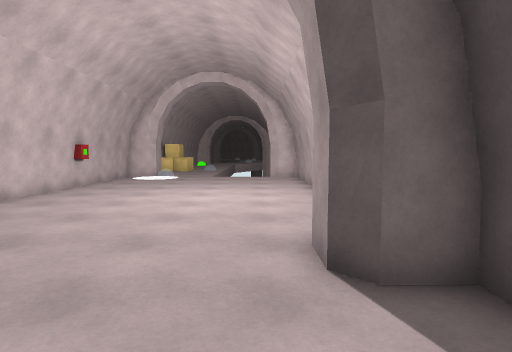
view 1 (above)

14 first-person views from a walk through a Unity game level. The camera is 1.4 m above the floor, tilts 4° down and sees 75° across. The floor is counted in squares, 1 m on a side. Each view is taken from the middle of a square. On the plan, view 1 faces up. The plan holds only what a view shows up to about 15 squares ahead; the rest is blank. The place goes on beyond the plan. The player is left out. Surface patterns are stand-ins for the level's own textures.

view 2
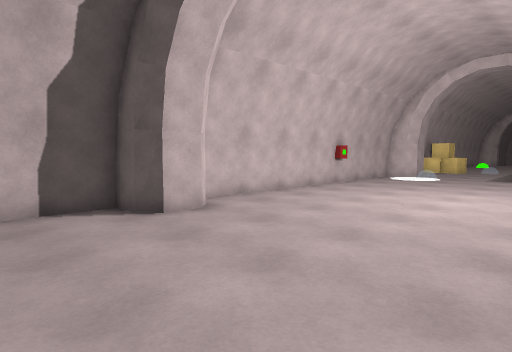

view 3
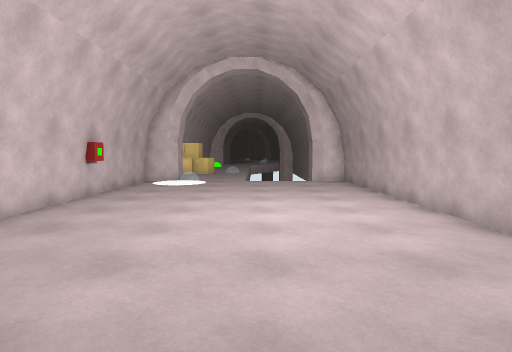

view 4
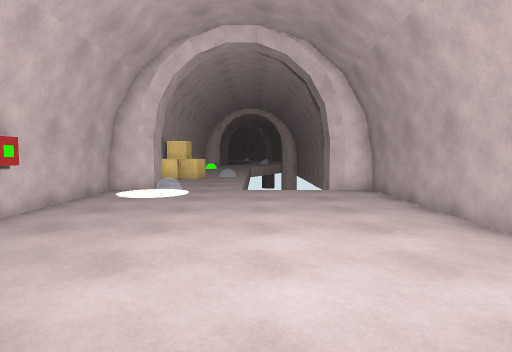

view 5
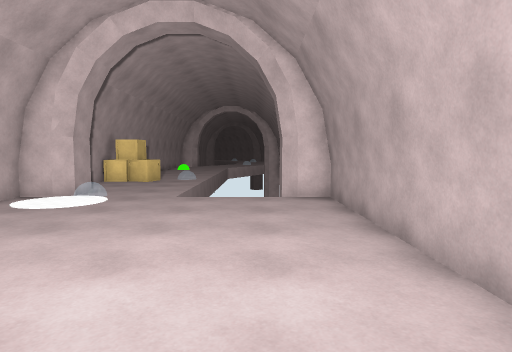

view 6
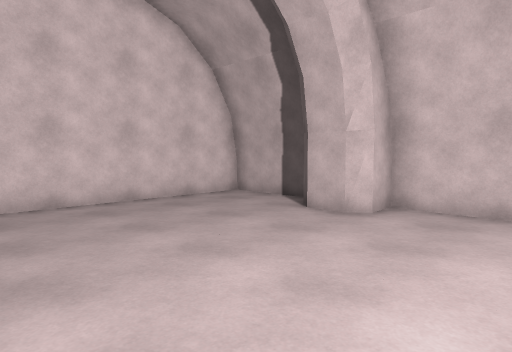

view 7
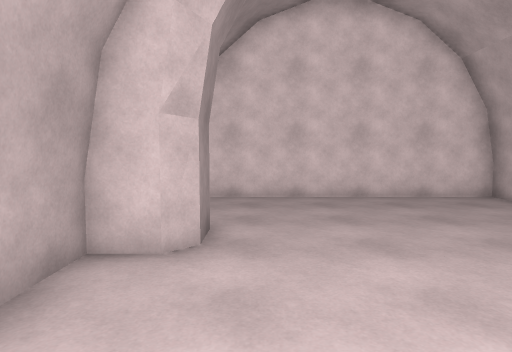

view 8
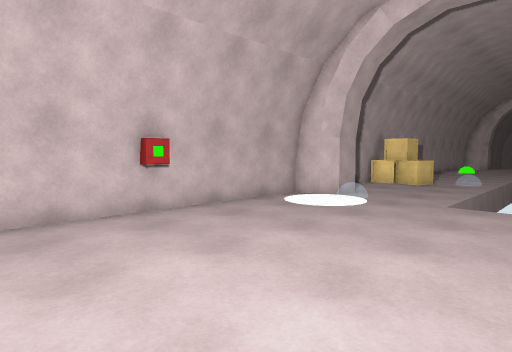

view 9
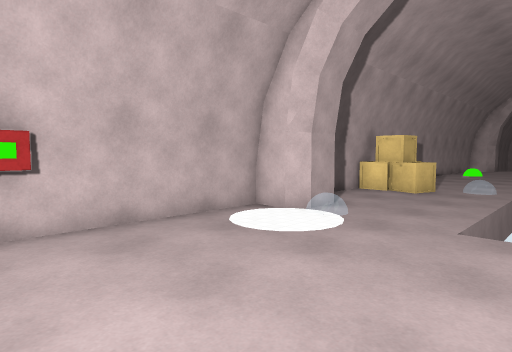

view 10
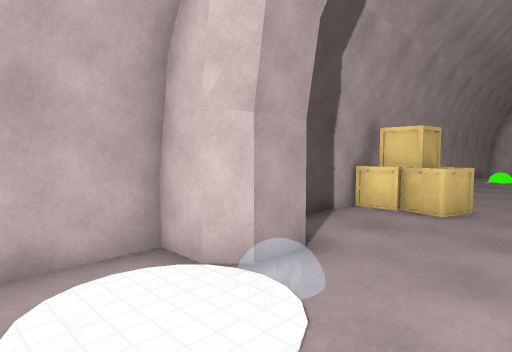

view 11
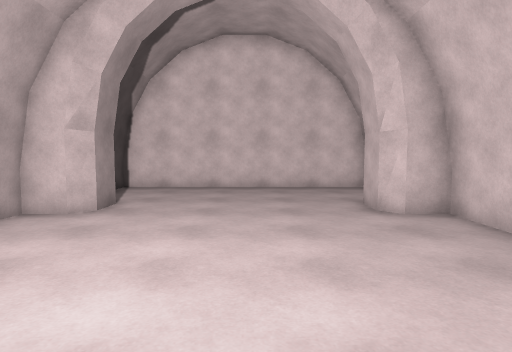

view 12
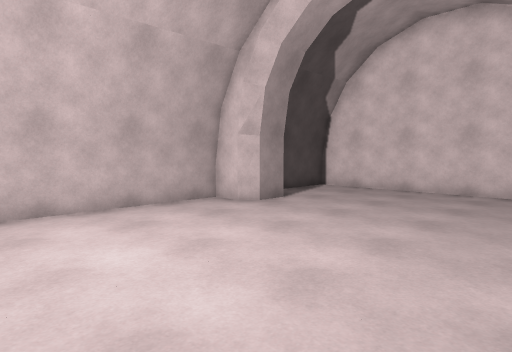

view 13
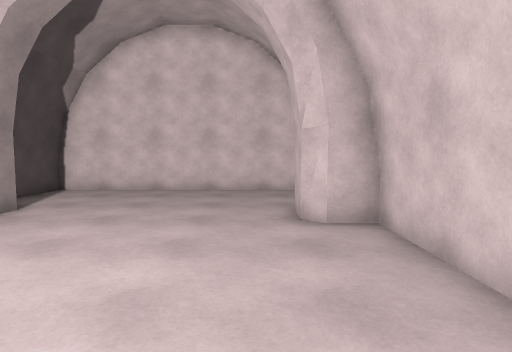

view 14
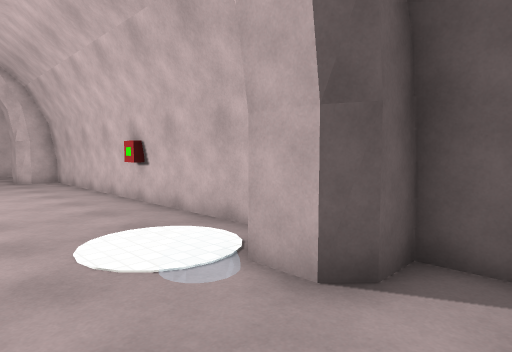

### Floor plan
Points are (right, up) in squares from view 1. A wall is a line through its corners. A room is listed if a view was taken in it or the views show most of it. See-through windows are left out.
Room 1 (views 1, 2, 3, 4, 5, 6, 7, 8, 9, 10, 11, 12, 13, 14)
walls: (-7.4, 24.5) (-7.4, 21.5) (-6.4, 21.5) (-5.9, 21) (-5.9, 19.9) (-6.4, 19.5) (-7.4, 19.5) (-7.4, 5.5) (-6.4, 5.5) (-5.9, 5) (-5.9, 3.9) (-6.4, 3.5) (-7.4, 3.5) (-7.4, -0.5) (2.4, -0.5) (2.4, 3.5) (1.3, 3.5) (0.8, 3.9) (0.8, 5) (1.3, 5.5) (2.4, 5.5) (2.4, 19.5) (1.3, 19.5) (0.8, 19.9)
objects: other object (-7, 14); other object (-7, 25) to (-5, 25); disc (-5, 20)

Where each view was taken, in squares from view 1:
view 1: 0 up, 0 right, facing up
view 2: 0 up, 1 right, facing up-left
view 3: 3 up, 2 left, facing up
view 4: 7 up, 2 left, facing up
view 5: 9 up, 0 right, facing up
view 6: 9 up, 1 right, facing down-left
view 7: 10 up, 0 right, facing down
view 8: 10 up, 0 right, facing up-left
view 9: 13 up, 1 left, facing up-left
view 10: 17 up, 3 left, facing up-left
view 11: 13 up, 3 left, facing down
view 12: 12 up, 6 left, facing down-right
view 13: 12 up, 5 left, facing down
view 14: 23 up, 3 left, facing down-left
